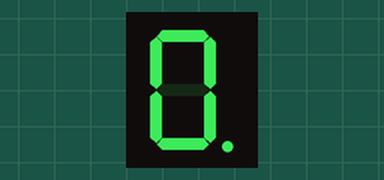
A sketch run on a simulated Arduino Uno, built with avr-gcc and run on an emulated ATmega328P. Parts: 1-digit seven-segment display. Wiring (from diagram.json): 1-digit 7-segment display, segments lit when LOW: segments pin 1, pin 2, pin 3, pin 4, pin 5, pin 6, pin 7, pin 0. The segment pins are drawn as the display they are named for.

Above: at 0.1 s.
At 4.1 s:
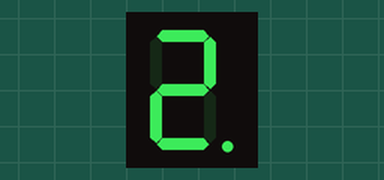
At 8.1 s:
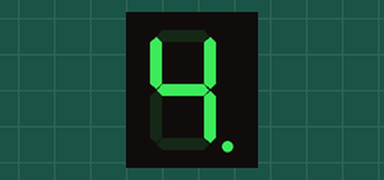
At 16.1 s:
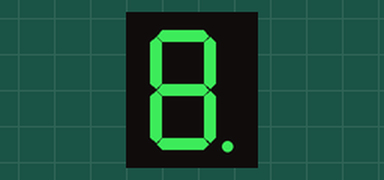
At 26.1 s:
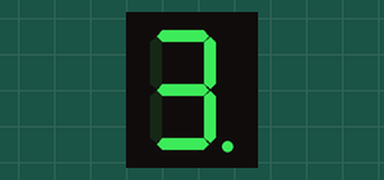
At 38.1 s:
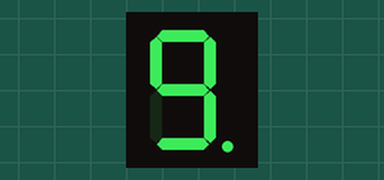

Measured:
- what the display in image 1 shows lasts 2.0 s, from 4.0 s to 6.0 s

The sketch:

sketch.ino
```cpp
const int dp = 0;
const int a = 1;
const int b = 2;
const int c = 3;
const int d = 4;
const int e = 5;
const int f = 6;
const int g = 7;

void setup() {

  pinMode(dp, OUTPUT);
  pinMode(a, OUTPUT);
  pinMode(b, OUTPUT);
  pinMode(c, OUTPUT);
  pinMode(d, OUTPUT);
  pinMode(e, OUTPUT);
  pinMode(f, OUTPUT);
  pinMode(g, OUTPUT);
}

void loop() {

  // Num 0
  digitalWrite(dp, LOW);
  digitalWrite(a, LOW);
  digitalWrite(b, LOW);
  digitalWrite(c, LOW);
  digitalWrite(d, LOW);
  digitalWrite(e, LOW);
  digitalWrite(f, LOW);
  digitalWrite(g, HIGH);
  delay(2000);

  // Num 1
  digitalWrite(dp, LOW);
  digitalWrite(a, HIGH);
  digitalWrite(b, LOW);
  digitalWrite(c, LOW);
  digitalWrite(d, HIGH);
  digitalWrite(e, HIGH);
  digitalWrite(f, HIGH);
  digitalWrite(g, HIGH);
  delay(2000);

  // Num 2
  digitalWrite(dp, LOW);
  digitalWrite(a, LOW);
  digitalWrite(b, LOW);
  digitalWrite(c, HIGH);
  digitalWrite(d, LOW);
  digitalWrite(e, LOW);
  digitalWrite(f, HIGH);
  digitalWrite(g, LOW);
  delay(2000);

  // Num 3
  digitalWrite(dp, LOW);
  digitalWrite(a, LOW);
  digitalWrite(b, LOW);
  digitalWrite(c, LOW);
  digitalWrite(d, LOW);
  digitalWrite(e, HIGH);
  digitalWrite(f, HIGH);
  digitalWrite(g, LOW);
  delay(2000);

  // Num 4
  digitalWrite(dp, LOW);
  digitalWrite(a, HIGH);
  digitalWrite(b, LOW);
  digitalWrite(c, LOW);
  digitalWrite(d, HIGH);
  digitalWrite(e, HIGH);
  digitalWrite(f, LOW);
  digitalWrite(g, LOW);
  delay(2000);

  // Num 5
  digitalWrite(dp, LOW);
  digitalWrite(a, LOW);
  digitalWrite(b, HIGH);
  digitalWrite(c, LOW);
  digitalWrite(d, LOW);
  digitalWrite(e, HIGH);
  digitalWrite(f, LOW);
  digitalWrite(g, LOW);
  delay(2000);

  // Num 6
  digitalWrite(dp, LOW);
  digitalWrite(a, LOW);
  digitalWrite(b, HIGH);
  digitalWrite(c, LOW);
  digitalWrite(d, LOW);
  digitalWrite(e, LOW);
  digitalWrite(f, LOW);
  digitalWrite(g, LOW);
  delay(2000);

  // Num 7
  digitalWrite(dp, LOW);
  digitalWrite(a, LOW);
  digitalWrite(b, LOW);
  digitalWrite(c, LOW);
  digitalWrite(d, HIGH);
  digitalWrite(e, HIGH);
  digitalWrite(f, HIGH);
  digitalWrite(g, HIGH);
  delay(2000);

  // Num 8
  digitalWrite(dp, LOW);
  digitalWrite(a, LOW);
  digitalWrite(b, LOW);
  digitalWrite(c, LOW);
  digitalWrite(d, LOW);
  digitalWrite(e, LOW);
  digitalWrite(f, LOW);
  digitalWrite(g, LOW);
  delay(2000);

  // Num 9
  digitalWrite(dp, LOW);
  digitalWrite(a, LOW);
  digitalWrite(b, LOW);
  digitalWrite(c, LOW);
  digitalWrite(d, LOW);
  digitalWrite(e, HIGH);
  digitalWrite(f, LOW);
  digitalWrite(g, LOW);
  delay(2000);

}
```
